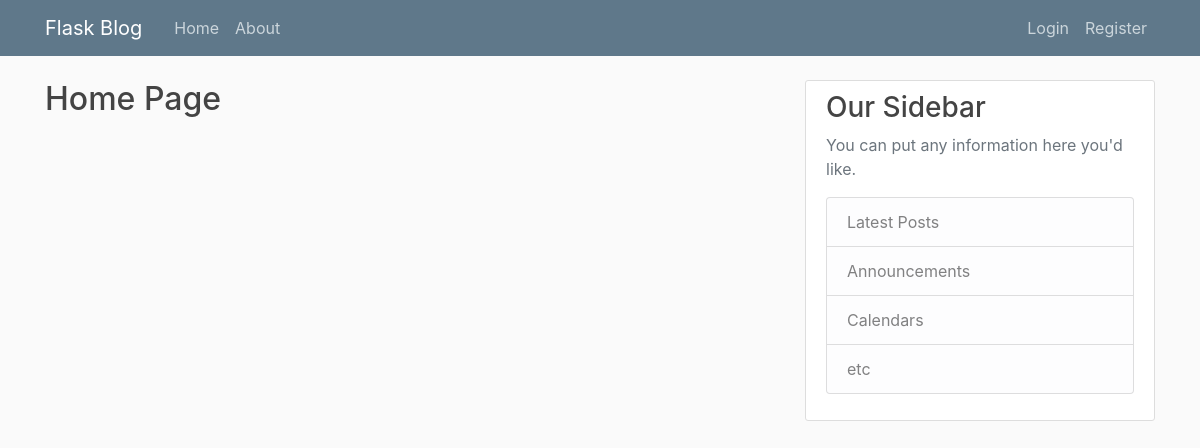
Page /home on the earlier database version.
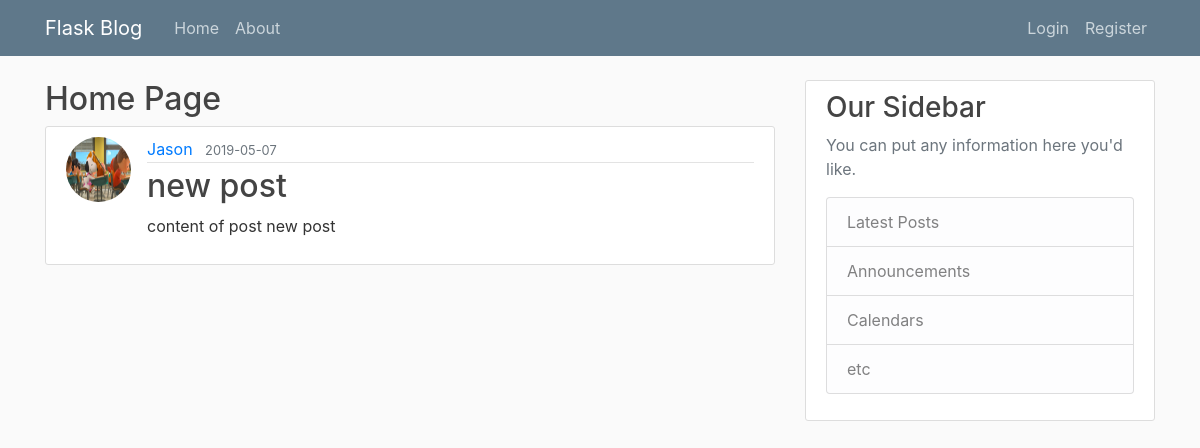
Same page on the later database version.
### application/models.py (models this page shows, shortened)
class Post(db.Model):
    id = db.Column(db.Integer, primary_key=True)
    title = db.Column(db.String(100), nullable=False)
    date_posted = db.Column(db.DateTime, nullable=False, default=datetime.utcnow)
    content = db.Column(db.Text, nullable=False)
    user_id = db.Column(db.Integer, db.ForeignKey("user.id"), nullable=False)

class User(db.Model,UserMixin):
    id = db.Column(db.Integer, primary_key=True)
    username = db.Column(db.String(20), unique=True, nullable=False)
    email = db.Column(db.String(60), unique=True, nullable=False)
    password = db.Column(db.String(60), nullable=False)
    image_file = db.Column(db.String(20), nullable=False, default="default.jpg")
    posts = db.relationship("Post", backref="author", lazy=True)

### application/routes.py (the view)
@app.route("/")
@app.route("/home")
def home():
    posts = Post.query.all()
    return render_template("home.html", posts=posts)

### application/templates/home.html
{% extends "layout.html" %}
{% block content %}
<h2>Home Page</h2>
{% for post in posts %}
    <article class="media content-section">
        <img class="rounded-circle article-img" src="{{ url_for('static',filename='profile_pics/'+post.author.image_file) }}">
        <div class="media-body">
            <div class="article-metadata">
                <a class="mr-2" href="#">{{ post.author.username }}</a>
                <small class="text-muted">{{ post.date_posted.strftime("%Y-%m-%d") }}</small>
            </div>
            <h2><a class="article-title" href="{{ url_for('post',post_id=post.id) }}">{{ post.title }}</a></h2>
            <p class="article-content">{{ post.content }}</p>
        </div>
    </article>
{% endfor %}
{% endblock content %}

### application/templates/layout.html (shortened to what this page needs)
<!DOCTYPE html>
<html lang="en">
<head>
    <link rel="stylesheet" href="https://stackpath.bootstrapcdn.com/bootstrap/4.3.1/css/bootstrap.min.css"
>
    <link rel="stylesheet" type="text/css" href="{{ url_for('static',filename='main.css')}}">
</head>
<body>
<header class="site-header">
    <nav class="navbar navbar-expand-md navbar-dark bg-steel fixed-top">
        <div class="container">
            <a class="navbar-brand mr-4" href="/">Flask Blog</a>
            <div class="collapse navbar-collapse" id="navbarToggle">
                <div class="navbar-nav mr-auto">
                    <a class="nav-item nav-link" href="{{ url_for('home') }}">Home</a>
                    <a class="nav-item nav-link" href="{{ url_for('about') }}">About</a>
                </div>
                <div class="navbar-nav">
                    {% if current_user.is_authenticated %}
                        <a class="nav-item nav-link" href="{{ url_for('new_post') }}">New post</a>
                        <a class="nav-item nav-link" href="{{ url_for('account') }}">Account</a>
                        <a class="nav-item nav-link" href="{{ url_for('logout') }}">Logout</a>
                    {% else %}
                        <a class="nav-item nav-link" href="{{ url_for('login') }}">Login</a>
                        <a class="nav-item nav-link" href="{{ url_for('register') }}">Register</a>
                    {% endif %}
                </div>
            </div>
        </div>
    </nav>
</header>
<main role="main" class="container">
    <div class="row">
        <div class="col-md-8">
            {% block content %}{% endblock content %}
        </div>
        <div class="col-md-4">
            <div class="content-section">
                <h3>Our Sidebar</h3>
                <p class='text-muted'>You can put any information here you'd like.
                <ul class="list-group">
                    <li class="list-group-item list-group-item-light">Latest Posts</li>
                    <li class="list-group-item list-group-item-light">Announcements</li>
                    <li class="list-group-item list-group-item-light">Calendars</li>
                    <li class="list-group-item list-group-item-light">etc</li>
                </ul>
                </p>
            </div>
        </div>
    </div>
</main>
</body>
</html>

### application/static/main.css (style rules this page uses)
body { background: #fafafa; color: #333333; margin-top: 5rem; }
h1, h2, h3, h4, h5, h6 { color: #444444; }
.bg-steel { background-color: #5f788a; }
.site-header .navbar-nav .nav-link { color: #cbd5db; }
.content-section { background: #ffffff; padding: 10px 20px; border: 1px solid #dddddd; border-radius: 3px; margin-bottom: 20px; }
.article-title { color: #444444; }
.article-content { white-space: pre-line; }
.article-img { height: 65px; width: 65px; margin-right: 16px; }
.article-metadata { padding-bottom: 1px; margin-bottom: 4px; border-bottom: 1px solid #e3e3e3 }

Differences in the rows shown:
added Post: image_file (picture), author.username "Jason", date_posted "2019-05-07", title "new post", content "content of post new post"
